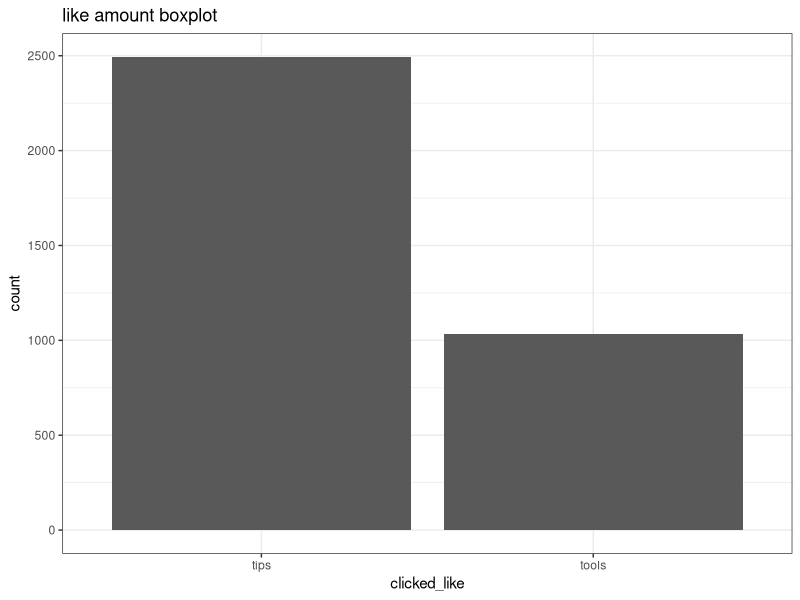
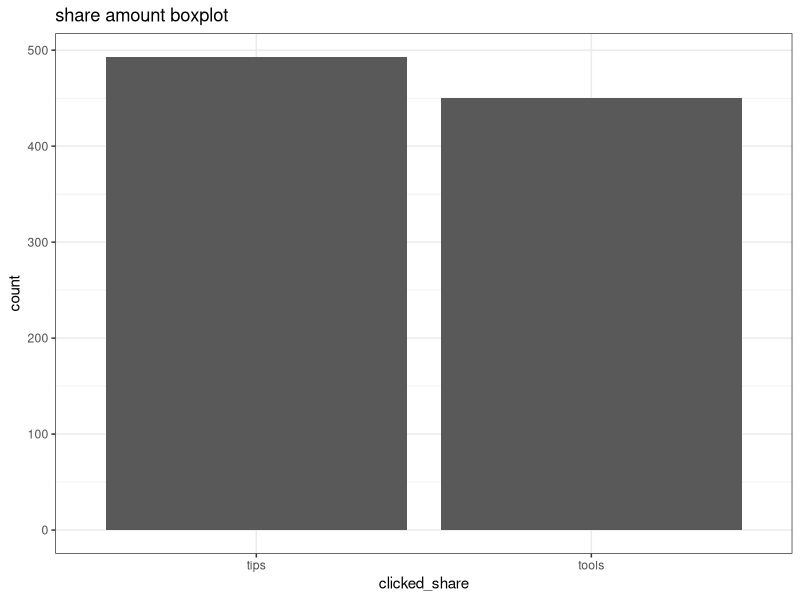

Reproduce these figures in R, in order.
library(tidyverse)
fb <- read.csv("hw6-fb.csv")

tips_like <- nrow(fb %>%
                    filter(condition=="tips" & clicked_like=="1"))
tips_visitnum <- nrow(fb %>%
                        filter(condition=="tips"))
tips_likerate <- (tips_like/tips_visitnum)

tools_like <- nrow(fb %>%
                     filter(condition=="tools" & clicked_like=="1"))
tools_visitnum <- nrow(fb %>%
                        filter(condition=="tools"))
tools_likerate <- (tools_like/tools_visitnum)

likeprop <- (tips_likerate-tools_likerate)/tools_likerate*100

tips_share <- nrow(fb %>%
                     filter(condition=="tips" & clicked_share=="1"))
tips_sharerate <- (tips_share/tips_visitnum)
tools_share <- nrow(fb %>%
                     filter(condition=="tools" & clicked_share=="1"))
tools_sharerate <- (tools_share/tools_visitnum)
shareprop <- (tips_sharerate-tools_sharerate)/tools_sharerate*100

col1 <- c(tips_like,tools_like)
col2 <- c(tips_share,tools_share)
col3 <- c("tips","tools")
df <- data.frame("clicked_like"=col1,"clicked_share"=col2,"condition"=col3)
ggplot(df, aes(x=condition,y=clicked_like)) +
  geom_bar(position = "dodge",stat="identity") +
  xlab("clicked_like") +
  ylab("count") +
  ggtitle("like amount boxplot") +
  theme_bw()
ggplot(df, aes(x=condition,y=clicked_share)) +
  geom_bar(position = "dodge",stat="identity") +
  xlab("clicked_share") +
  ylab("count") +
  ggtitle("share amount boxplot") +
  theme_bw()
#假設檢定
#H0:tips和tools的案讚綠沒顯著差異/分享綠沒顯著差異
#H1:tips各項率都大於tools(所以前面要tips-tools用tools除當參照)
library(pwr)
I=c(tips_like,tools_like)
II=c(tips_share,tools_share)
III=c(tips_visitnum,tools_visitnum)
prop.test(I,III)#p-value小 顯著 拒絕H0 粉絲比較會按讚分享tips相關
prop.test(II,III)#反
#所以應該多tips文章
